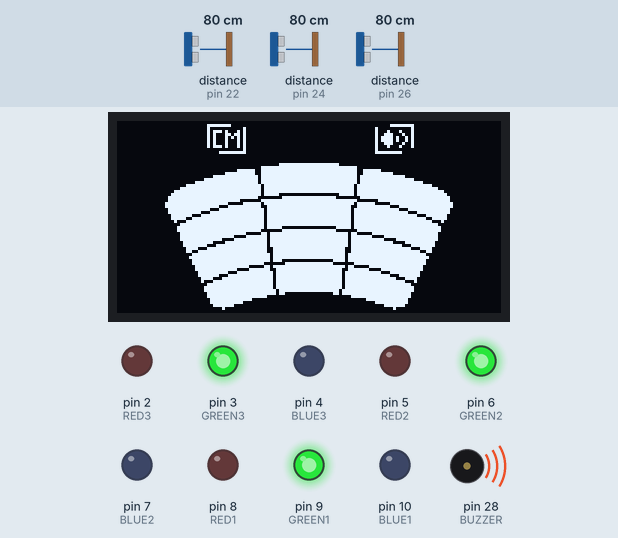
This sketch was run on a simulated Arduino Mega 2560, built with avr-gcc and run on an emulated ATmega2560. On the bench: 128×64 one-colour display, output pins drawn as LEDs (lit = HIGH), buzzer (waves = sounding, pin HIGH). Wiring (inferred from the names in the program): 3 × ultrasonic range finder: trigger pin 23, echo pin 22 / trigger pin 25, echo pin 24 / trigger pin 27, echo pin 26. Inputs (shaded band) come from the test bench; at power-on: distance to the obstacle (sensors on pin 22, pin 24, pin 26) 80 cm. The echo pulse lasts 58.3 µs per cm; pins used as bus, display or sensor lines are not drawn; what the sketch prints to the serial monitor is not drawn.

Above: at 1.6 s.
1.7 s: distance to the obstacle (sensor on pin 22) set to 44 cm
5.5 s: distance to the obstacle (sensor on pin 22) set to 37 cm
At 6.7 s:
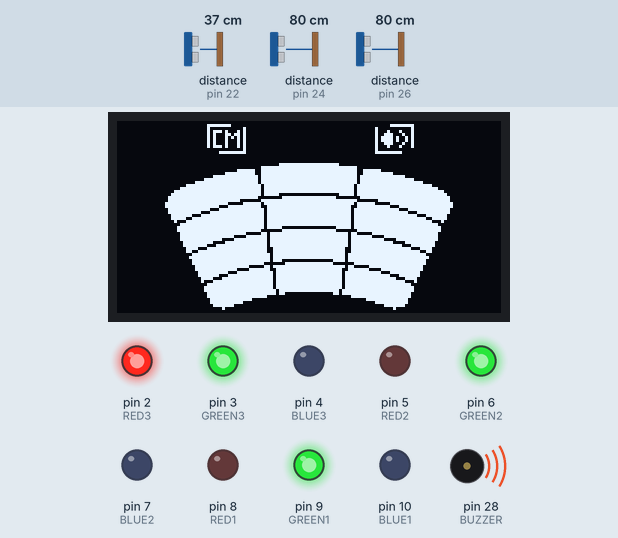
At 8.4 s:
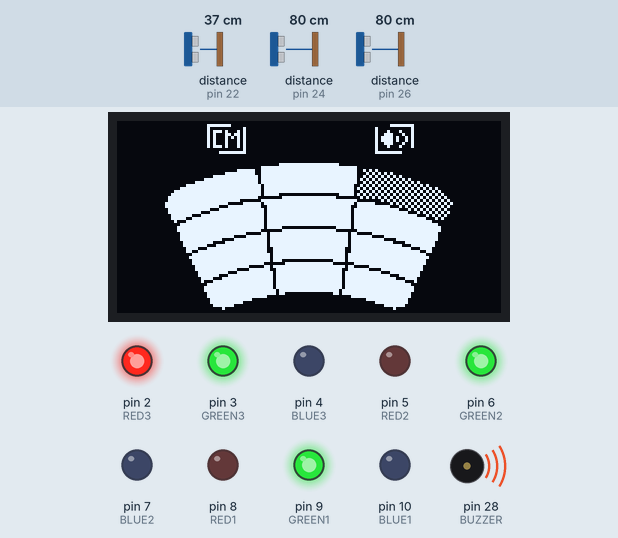
9.3 s: distance to the obstacle (sensor on pin 24) set to 45 cm
10.9 s: distance to the obstacle (sensor on pin 24) set to 36 cm
At 13.4 s:
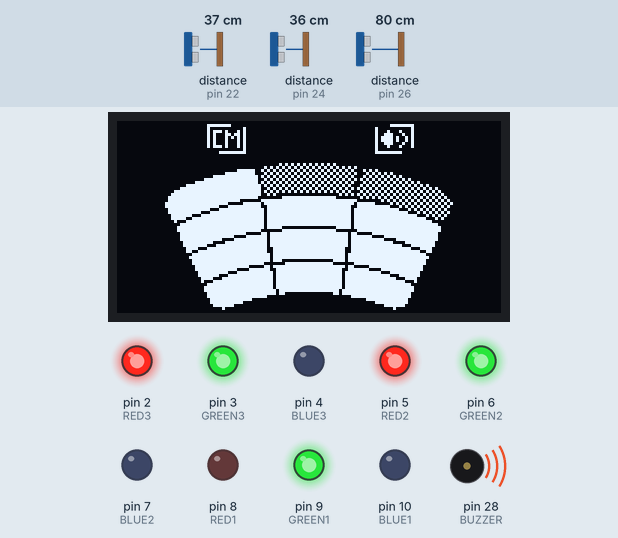
Timing chart, 0 to 15.7 s (numbered marks = the images above; inputs shaded):
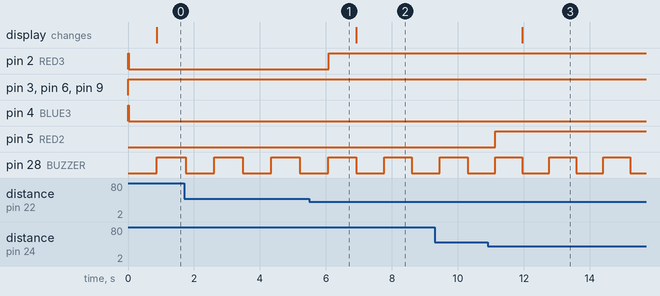

The sketch:

parkingsensorcoding.ino
```cpp
#include <U8glib.h>

U8GLIB_SSD1306_128X64 u8g(U8G_I2C_OPT_DEV_0 | U8G_I2C_OPT_NO_ACK | U8G_I2C_OPT_FAST);

// 'cm_unit', 16x12px
const unsigned char bitmap_cm_unit [] PROGMEM = {
	0x00, 0x00, 0x7f, 0x80, 0x40, 0x04, 0x5d, 0x14, 0x51, 0xb4, 0x51, 0x54, 0x51, 0x14, 0x51, 0x14,
	0x5d, 0x14, 0x00, 0x04, 0x07, 0xfc, 0x00, 0x00
};
// 'no_sound', 16x10px
const unsigned char bitmap_no_sound [] PROGMEM = {
	0x01, 0xfe, 0x20, 0x02, 0x28, 0x0a, 0x24, 0x12, 0x23, 0x62, 0x20, 0x82, 0x27, 0x72, 0x28, 0x0a,
	0x20, 0x00, 0x3f, 0xe0
};
// 'senzor_centru1_off', 32x14px
const unsigned char bitmap_senzor_centru1_off [] PROGMEM = {
	0x00, 0x00, 0x00, 0x00, 0x02, 0xaa, 0xaa, 0x80, 0x55, 0x55, 0x55, 0x55, 0xaa, 0xaa, 0xaa, 0xaa,
	0x55, 0x55, 0x55, 0x55, 0xaa, 0xaa, 0xaa, 0xaa, 0x55, 0x55, 0x55, 0x55, 0xaa, 0xaa, 0xaa, 0xaa,
	0x55, 0x55, 0x55, 0x54, 0x2a, 0xaa, 0xaa, 0xaa, 0x55, 0x55, 0x55, 0x54, 0x28, 0x00, 0x00, 0x2a,
	0x00, 0x00, 0x00, 0x00, 0x00, 0x00, 0x00, 0x00
};
// 'senzor_centru1_on', 32x14px
const unsigned char bitmap_senzor_centru1_on [] PROGMEM = {
	0x00, 0x00, 0x00, 0x00, 0x03, 0xff, 0xff, 0xc0, 0xff, 0xff, 0xff, 0xff, 0xff, 0xff, 0xff, 0xff,
	0xff, 0xff, 0xff, 0xff, 0xff, 0xff, 0xff, 0xff, 0xff, 0xff, 0xff, 0xff, 0xff, 0xff, 0xff, 0xff,
	0x7f, 0xff, 0xff, 0xfe, 0x7f, 0xff, 0xff, 0xfe, 0x7f, 0xff, 0xff, 0xfe, 0x7c, 0x00, 0x00, 0x3e,
	0x00, 0x00, 0x00, 0x00, 0x00, 0x00, 0x00, 0x00
};
// 'senzor_centru2_off', 32x15px
const unsigned char bitmap_senzor_centru2_off [] PROGMEM = {
	0x00, 0x00, 0x00, 0x00, 0x00, 0x00, 0x00, 0x00, 0x01, 0x55, 0x55, 0x00, 0xaa, 0xaa, 0xaa, 0xaa,
	0x55, 0x55, 0x55, 0x54, 0x2a, 0xaa, 0xaa, 0xa8, 0x15, 0x55, 0x55, 0x54, 0x2a, 0xaa, 0xaa, 0xa8,
	0x15, 0x55, 0x55, 0x54, 0x2a, 0xaa, 0xaa, 0xa8, 0x15, 0x55, 0x55, 0x54, 0x2a, 0xaa, 0xaa, 0xa8,
	0x14, 0x00, 0x00, 0x54, 0x00, 0x00, 0x00, 0x00, 0x00, 0x00, 0x00, 0x00
};
// 'senzor_centru2_on', 32x15px
const unsigned char bitmap_senzor_centru2_on [] PROGMEM = {
	0x00, 0x00, 0x00, 0x00, 0x00, 0x00, 0x00, 0x00, 0x01, 0xff, 0xff, 0x80, 0xff, 0xff, 0xff, 0xff,
	0x7f, 0xff, 0xff, 0xfe, 0x3f, 0xff, 0xff, 0xfc, 0x3f, 0xff, 0xff, 0xfc, 0x3f, 0xff, 0xff, 0xfc,
	0x3f, 0xff, 0xff, 0xfc, 0x3f, 0xff, 0xff, 0xfc, 0x3f, 0xff, 0xff, 0xfc, 0x3f, 0xff, 0xff, 0xfc,
	0x3e, 0x00, 0x00, 0x7c, 0x00, 0x00, 0x00, 0x00, 0x00, 0x00, 0x00, 0x00
};
// 'senzor_centru3_off', 32x13px
const unsigned char bitmap_senzor_centru3_off [] PROGMEM = {
	0x00, 0x00, 0x00, 0x00, 0x00, 0xaa, 0xaa, 0x80, 0x15, 0x55, 0x55, 0x50, 0x0a, 0xaa, 0xaa, 0xa8,
	0x15, 0x55, 0x55, 0x50, 0x0a, 0xaa, 0xaa, 0xa8, 0x15, 0x55, 0x55, 0x50, 0x0a, 0xaa, 0xaa, 0xa0,
	0x05, 0x55, 0x55, 0x50, 0x0a, 0xaa, 0xaa, 0xa0, 0x05, 0x55, 0x55, 0x50, 0x0a, 0x00, 0x00, 0xa0,
	0x00, 0x00, 0x00, 0x00
};
// 'senzor_centru3_on', 32x13px
const unsigned char bitmap_senzor_centru3_on [] PROGMEM = {
	0x00, 0x00, 0x00, 0x00, 0x01, 0xff, 0xff, 0x80, 0x1f, 0xff, 0xff, 0xf8, 0x1f, 0xff, 0xff, 0xf8,
	0x1f, 0xff, 0xff, 0xf8, 0x1f, 0xff, 0xff, 0xf8, 0x1f, 0xff, 0xff, 0xf8, 0x0f, 0xff, 0xff, 0xf0,
	0x0f, 0xff, 0xff, 0xf0, 0x0f, 0xff, 0xff, 0xf0, 0x0f, 0xff, 0xff, 0xf0, 0x0e, 0x00, 0x00, 0xf0,
	0x00, 0x00, 0x00, 0x00
};
// 'senzor_centru4_off', 32x13px
const unsigned char bitmap_senzor_centru4_off [] PROGMEM = {
	0x00, 0x00, 0x00, 0x00, 0x00, 0x2a, 0xaa, 0x80, 0x05, 0x55, 0x55, 0x50, 0x02, 0xaa, 0xaa, 0xa0,
	0x01, 0x55, 0x55, 0x50, 0x02, 0xaa, 0xaa, 0xa0, 0x01, 0x55, 0x55, 0x50, 0x02, 0xaa, 0xaa, 0xa0,
	0x01, 0x55, 0x55, 0x50, 0x02, 0xaa, 0xaa, 0xa0, 0x01, 0x55, 0x55, 0x40, 0x00, 0x80, 0x00, 0x20,
	0x00, 0x00, 0x00, 0x00
};
// 'senzor_centru4_on', 32x13px
const unsigned char bitmap_senzor_centru4_on [] PROGMEM = {
	0x00, 0x00, 0x00, 0x00, 0x00, 0x7f, 0xff, 0x80, 0x07, 0xff, 0xff, 0xf8, 0x03, 0xff, 0xff, 0xf0,
	0x03, 0xff, 0xff, 0xf0, 0x03, 0xff, 0xff, 0xf0, 0x03, 0xff, 0xff, 0xf0, 0x03, 0xff, 0xff, 0xf0,
	0x03, 0xff, 0xff, 0xf0, 0x03, 0xff, 0xff, 0xf0, 0x01, 0xff, 0xff, 0xe0, 0x01, 0x80, 0x00, 0x60,
	0x00, 0x00, 0x00, 0x00
};
// 'senzor_dreapta1_off', 32x22px
const unsigned char bitmap_senzor_dreapta1_off [] PROGMEM = {
	0x00, 0x00, 0x00, 0x00, 0x00, 0x00, 0x00, 0x00, 0x00, 0x00, 0x00, 0x00, 0x2a, 0x00, 0x00, 0x00,
	0x15, 0x50, 0x00, 0x00, 0x2a, 0xaa, 0x00, 0x00, 0x55, 0x55, 0x40, 0x00, 0x2a, 0xaa, 0xa8, 0x00,
	0x55, 0x55, 0x55, 0x00, 0xaa, 0xaa, 0xaa, 0xa0, 0x55, 0x55, 0x55, 0x50, 0xaa, 0xaa, 0xaa, 0xa8,
	0x55, 0x55, 0x55, 0x54, 0x00, 0xaa, 0xaa, 0xaa, 0x00, 0x15, 0x55, 0x55, 0x00, 0x02, 0xaa, 0xaa,
	0x00, 0x00, 0x55, 0x54, 0x00, 0x00, 0x0a, 0xaa, 0x00, 0x00, 0x01, 0x54, 0x00, 0x00, 0x00, 0x28,
	0x00, 0x00, 0x00, 0x00, 0x00, 0x00, 0x00, 0x00
};
// 'senzor_dreapta1_on', 32x22px
const unsigned char bitmap_senzor_dreapta1_on [] PROGMEM = {
	0x00, 0x00, 0x00, 0x00, 0x00, 0x00, 0x00, 0x00, 0x00, 0x00, 0x00, 0x00, 0x3f, 0x00, 0x00, 0x00,
	0x3f, 0xf0, 0x00, 0x00, 0x7f, 0xff, 0x00, 0x00, 0x7f, 0xff, 0xe0, 0x00, 0x7f, 0xff, 0xfc, 0x00,
	0xff, 0xff, 0xff, 0x80, 0xff, 0xff, 0xff, 0xe0, 0xff, 0xff, 0xff, 0xf8, 0xff, 0xff, 0xff, 0xfc,
	0x7f, 0xff, 0xff, 0xfe, 0x01, 0xff, 0xff, 0xfe, 0x00, 0x1f, 0xff, 0xff, 0x00, 0x03, 0xff, 0xff,
	0x00, 0x00, 0x7f, 0xfe, 0x00, 0x00, 0x0f, 0xfe, 0x00, 0x00, 0x01, 0xfc, 0x00, 0x00, 0x00, 0x7c,
	0x00, 0x00, 0x00, 0x08, 0x00, 0x00, 0x00, 0x00
};
// 'senzor_dreapta2_on', 32x19px
const unsigned char bitmap_senzor_dreapta2_on [] PROGMEM = {
	0x00, 0x00, 0x00, 0x00, 0x3f, 0x00, 0x00, 0x00, 0x3f, 0xf8, 0x00, 0x00, 0x7f, 0xff, 0x00, 0x00,
	0x7f, 0xff, 0xe0, 0x00, 0x7f, 0xff, 0xfc, 0x00, 0x7f, 0xff, 0xff, 0x80, 0x7f, 0xff, 0xff, 0xe0,
	0x7f, 0xff, 0xff, 0xf8, 0x7f, 0xff, 0xff, 0xfc, 0x3f, 0xff, 0xff, 0xfc, 0x01, 0xff, 0xff, 0xf8,
	0x00, 0x1f, 0xff, 0xf8, 0x00, 0x01, 0xff, 0xf8, 0x00, 0x00, 0x3f, 0xf0, 0x00, 0x00, 0x0f, 0xf0,
	0x00, 0x00, 0x01, 0xe0, 0x00, 0x00, 0x00, 0x60, 0x00, 0x00, 0x00, 0x00
};
// 'senzor_dreapta2_off', 32x19px
const unsigned char bitmap_senzor_dreapta2_off [] PROGMEM = {
	0x00, 0x00, 0x00, 0x00, 0x15, 0x00, 0x00, 0x00, 0x2a, 0xa8, 0x00, 0x00, 0x55, 0x55, 0x00, 0x00,
	0x2a, 0xaa, 0xa0, 0x00, 0x55, 0x55, 0x54, 0x00, 0x2a, 0xaa, 0xaa, 0x80, 0x55, 0x55, 0x55, 0x40,
	0x2a, 0xaa, 0xaa, 0xa8, 0x55, 0x55, 0x55, 0x54, 0x2a, 0xaa, 0xaa, 0xa8, 0x01, 0x55, 0x55, 0x50,
	0x00, 0x0a, 0xaa, 0xa8, 0x00, 0x01, 0x55, 0x50, 0x00, 0x00, 0x2a, 0xa0, 0x00, 0x00, 0x05, 0x50,
	0x00, 0x00, 0x00, 0xa0, 0x00, 0x00, 0x00, 0x40, 0x00, 0x00, 0x00, 0x00
};
// 'senzor_dreapta3_off', 32x21px
const unsigned char bitmap_senzor_dreapta3_off [] PROGMEM = {
	0x00, 0x00, 0x00, 0x00, 0x00, 0x00, 0x00, 0x00, 0x08, 0x00, 0x00, 0x00, 0x15, 0x40, 0x00, 0x00,
	0x0a, 0xa8, 0x00, 0x00, 0x15, 0x55, 0x00, 0x00, 0x0a, 0xaa, 0xa0, 0x00, 0x15, 0x55, 0x54, 0x00,
	0x0a, 0xaa, 0xaa, 0x80, 0x15, 0x55, 0x55, 0x50, 0x2a, 0xaa, 0xaa, 0xa8, 0x15, 0x55, 0x55, 0x50,
	0x0a, 0xaa, 0xaa, 0xa0, 0x00, 0x55, 0x55, 0x40, 0x00, 0x02, 0xaa, 0xa0, 0x00, 0x00, 0x55, 0x40,
	0x00, 0x00, 0x0a, 0x80, 0x00, 0x00, 0x05, 0x00, 0x00, 0x00, 0x00, 0x80, 0x00, 0x00, 0x00, 0x00,
	0x00, 0x00, 0x00, 0x00
};
// 'senzor_dreapta3_on', 32x21px
const unsigned char bitmap_senzor_dreapta3_on [] PROGMEM = {
	0x00, 0x00, 0x00, 0x00, 0x00, 0x00, 0x00, 0x00, 0x18, 0x00, 0x00, 0x00, 0x1f, 0xc0, 0x00, 0x00,
	0x1f, 0xfc, 0x00, 0x00, 0x1f, 0xff, 0x80, 0x00, 0x1f, 0xff, 0xf0, 0x00, 0x1f, 0xff, 0xfe, 0x00,
	0x1f, 0xff, 0xff, 0xc0, 0x3f, 0xff, 0xff, 0xf0, 0x3f, 0xff, 0xff, 0xf8, 0x3f, 0xff, 0xff, 0xf0,
	0x0f, 0xff, 0xff, 0xf0, 0x00, 0x7f, 0xff, 0xe0, 0x00, 0x07, 0xff, 0xe0, 0x00, 0x00, 0xff, 0xc0,
	0x00, 0x00, 0x1f, 0xc0, 0x00, 0x00, 0x07, 0x80, 0x00, 0x00, 0x00, 0x80, 0x00, 0x00, 0x00, 0x00,
	0x00, 0x00, 0x00, 0x00
};
// 'senzor_dreapta4_off', 32x16px
const unsigned char bitmap_senzor_dreapta4_off [] PROGMEM = {
	0x00, 0x00, 0x00, 0x00, 0x02, 0x00, 0x00, 0x00, 0x05, 0x50, 0x00, 0x00, 0x0a, 0xaa, 0x00, 0x00,
	0x05, 0x55, 0x40, 0x00, 0x0a, 0xaa, 0xa8, 0x00, 0x05, 0x55, 0x55, 0x00, 0x0a, 0xaa, 0xaa, 0x80,
	0x05, 0x55, 0x55, 0x40, 0x0a, 0xaa, 0xaa, 0xa0, 0x15, 0x55, 0x55, 0x40, 0x02, 0xaa, 0xaa, 0x80,
	0x00, 0x15, 0x55, 0x00, 0x00, 0x02, 0xaa, 0x80, 0x00, 0x00, 0x55, 0x00, 0x00, 0x00, 0x08, 0x00
};
// 'senzor_dreapta4_on', 32x16px
const unsigned char bitmap_senzor_dreapta4_on [] PROGMEM = {
	0x00, 0x00, 0x00, 0x00, 0x06, 0x00, 0x00, 0x00, 0x07, 0xf0, 0x00, 0x00, 0x0f, 0xff, 0x00, 0x00,
	0x0f, 0xff, 0xe0, 0x00, 0x0f, 0xff, 0xf8, 0x00, 0x0f, 0xff, 0xff, 0x00, 0x0f, 0xff, 0xff, 0xc0,
	0x0f, 0xff, 0xff, 0xe0, 0x1f, 0xff, 0xff, 0xe0, 0x1f, 0xff, 0xff, 0xc0, 0x03, 0xff, 0xff, 0xc0,
	0x00, 0x1f, 0xff, 0x80, 0x00, 0x03, 0xff, 0x80, 0x00, 0x00, 0x7f, 0x00, 0x00, 0x00, 0x08, 0x00
};
// 'senzor_stanga1_off', 32x20px
const unsigned char bitmap_senzor_stanga1_off [] PROGMEM = {
	0x00, 0x00, 0x00, 0x00, 0x00, 0x00, 0x00, 0xa8, 0x00, 0x00, 0x05, 0x54, 0x00, 0x00, 0xaa, 0xaa,
	0x00, 0x05, 0x55, 0x54, 0x00, 0x2a, 0xaa, 0xaa, 0x01, 0x55, 0x55, 0x55, 0x02, 0xaa, 0xaa, 0xaa,
	0x15, 0x55, 0x55, 0x55, 0x2a, 0xaa, 0xaa, 0xaa, 0x55, 0x55, 0x55, 0x54, 0x2a, 0xaa, 0xaa, 0x80,
	0x55, 0x55, 0x50, 0x00, 0xaa, 0xaa, 0x80, 0x00, 0x55, 0x54, 0x00, 0x00, 0x2a, 0xa0, 0x00, 0x00,
	0x15, 0x00, 0x00, 0x00, 0x2a, 0x00, 0x00, 0x00, 0x10, 0x00, 0x00, 0x00, 0x00, 0x00, 0x00, 0x00
};
// 'senzor_stanga1_on', 32x20px
const unsigned char bitmap_senzor_stanga1_on [] PROGMEM = {
	0x00, 0x00, 0x00, 0x00, 0x00, 0x00, 0x00, 0xfc, 0x00, 0x00, 0x0f, 0xfc, 0x00, 0x00, 0xff, 0xfe,
	0x00, 0x07, 0xff, 0xfe, 0x00, 0x3f, 0xff, 0xfe, 0x01, 0xff, 0xff, 0xff, 0x07, 0xff, 0xff, 0xff,
	0x1f, 0xff, 0xff, 0xff, 0x3f, 0xff, 0xff, 0xff, 0x7f, 0xff, 0xff, 0xfe, 0x7f, 0xff, 0xff, 0x80,
	0xff, 0xff, 0xf8, 0x00, 0xff, 0xff, 0xc0, 0x00, 0x7f, 0xfe, 0x00, 0x00, 0x7f, 0xf0, 0x00, 0x00,
	0x3f, 0x80, 0x00, 0x00, 0x3e, 0x00, 0x00, 0x00, 0x10, 0x00, 0x00, 0x00, 0x00, 0x00, 0x00, 0x00
};
// 'senzor_stanga2_off', 32x19px
const unsigned char bitmap_senzor_stanga2_off [] PROGMEM = {
	0x00, 0x00, 0x00, 0x00, 0x00, 0x00, 0x01, 0x50, 0x00, 0x00, 0x2a, 0xa0, 0x00, 0x01, 0x55, 0x50,
	0x00, 0x0a, 0xaa, 0xa8, 0x00, 0x55, 0x55, 0x50, 0x02, 0xaa, 0xaa, 0xa8, 0x15, 0x55, 0x55, 0x50,
	0x2a, 0xaa, 0xaa, 0xa8, 0x55, 0x55, 0x55, 0x50, 0xaa, 0xaa, 0xaa, 0xa0, 0x55, 0x55, 0x54, 0x00,
	0x2a, 0xaa, 0xa0, 0x00, 0x55, 0x54, 0x00, 0x00, 0x2a, 0xa0, 0x00, 0x00, 0x15, 0x40, 0x00, 0x00,
	0x0a, 0x00, 0x00, 0x00, 0x10, 0x00, 0x00, 0x00, 0x00, 0x00, 0x00, 0x00
};
// 'senzor_stanga2_on', 32x19px
const unsigned char bitmap_senzor_stanga2_on [] PROGMEM = {
	0x00, 0x00, 0x00, 0x00, 0x00, 0x00, 0x03, 0xf0, 0x00, 0x00, 0x7f, 0xf0, 0x00, 0x03, 0xff, 0xf8,
	0x00, 0x1f, 0xff, 0xf8, 0x00, 0xff, 0xff, 0xf8, 0x07, 0xff, 0xff, 0xf8, 0x1f, 0xff, 0xff, 0xf8,
	0x7f, 0xff, 0xff, 0xf8, 0xff, 0xff, 0xff, 0xf8, 0xff, 0xff, 0xff, 0xf0, 0x7f, 0xff, 0xfe, 0x00,
	0x7f, 0xff, 0xe0, 0x00, 0x7f, 0xfe, 0x00, 0x00, 0x3f, 0xf0, 0x00, 0x00, 0x3f, 0xc0, 0x00, 0x00,
	0x1e, 0x00, 0x00, 0x00, 0x18, 0x00, 0x00, 0x00, 0x00, 0x00, 0x00, 0x00
};
// 'senzor_stanga3_off', 32x19px
const unsigned char bitmap_senzor_stanga3_off [] PROGMEM = {
	0x00, 0x00, 0x00, 0x00, 0x00, 0x00, 0x00, 0x10, 0x00, 0x00, 0x02, 0xa0, 0x00, 0x00, 0x55, 0x50,
	0x00, 0x02, 0xaa, 0xa0, 0x00, 0x15, 0x55, 0x50, 0x00, 0xaa, 0xaa, 0xa0, 0x05, 0x55, 0x55, 0x50,
	0x0a, 0xaa, 0xaa, 0xa8, 0x15, 0x55, 0x55, 0x50, 0x0a, 0xaa, 0xaa, 0xa8, 0x15, 0x55, 0x55, 0x40,
	0x0a, 0xaa, 0xa8, 0x00, 0x05, 0x55, 0x40, 0x00, 0x02, 0xaa, 0x00, 0x00, 0x05, 0x50, 0x00, 0x00,
	0x02, 0x80, 0x00, 0x00, 0x00, 0x00, 0x00, 0x00, 0x00, 0x00, 0x00, 0x00
};
// 'senzor_stanga3_on', 32x19px
const unsigned char bitmap_senzor_stanga3_on [] PROGMEM = {
	0x00, 0x00, 0x00, 0x00, 0x00, 0x00, 0x00, 0x30, 0x00, 0x00, 0x07, 0xf0, 0x00, 0x00, 0x7f, 0xf0,
	0x00, 0x03, 0xff, 0xf0, 0x00, 0x1f, 0xff, 0xf0, 0x00, 0xff, 0xff, 0xf0, 0x07, 0xff, 0xff, 0xf0,
	0x1f, 0xff, 0xff, 0xf8, 0x3f, 0xff, 0xff, 0xf8, 0x1f, 0xff, 0xff, 0xf8, 0x1f, 0xff, 0xff, 0xe0,
	0x0f, 0xff, 0xfc, 0x00, 0x0f, 0xff, 0xc0, 0x00, 0x07, 0xfe, 0x00, 0x00, 0x07, 0xf0, 0x00, 0x00,
	0x03, 0xc0, 0x00, 0x00, 0x02, 0x00, 0x00, 0x00, 0x00, 0x00, 0x00, 0x00
};
// 'senzor_stanga4_off', 32x17px
const unsigned char bitmap_senzor_stanga4_off [] PROGMEM = {
	0x00, 0x00, 0x00, 0x00, 0x00, 0x00, 0x00, 0x00, 0x00, 0x00, 0x01, 0x00, 0x00, 0x00, 0x2a, 0x00,
	0x00, 0x05, 0x55, 0x00, 0x00, 0x2a, 0xaa, 0x80, 0x00, 0x55, 0x55, 0x00, 0x02, 0xaa, 0xaa, 0x80,
	0x15, 0x55, 0x55, 0x00, 0x2a, 0xaa, 0xaa, 0x80, 0x15, 0x55, 0x55, 0x40, 0x0a, 0xaa, 0xaa, 0x80,
	0x15, 0x55, 0x54, 0x00, 0x0a, 0xaa, 0x80, 0x00, 0x05, 0x54, 0x00, 0x00, 0x02, 0xa0, 0x00, 0x00,
	0x00, 0x00, 0x00, 0x00
};
// 'senzor_stanga4_on', 32x17px
const unsigned char bitmap_senzor_stanga4_on [] PROGMEM = {
	0x00, 0x00, 0x00, 0x00, 0x00, 0x00, 0x00, 0x00, 0x00, 0x00, 0x03, 0x00, 0x00, 0x00, 0x7f, 0x00,
	0x00, 0x07, 0xff, 0x80, 0x00, 0x3f, 0xff, 0x80, 0x00, 0xff, 0xff, 0x80, 0x07, 0xff, 0xff, 0x80,
	0x1f, 0xff, 0xff, 0x80, 0x3f, 0xff, 0xff, 0x80, 0x3f, 0xff, 0xff, 0xc0, 0x1f, 0xff, 0xff, 0xc0,
	0x1f, 0xff, 0xfe, 0x00, 0x0f, 0xff, 0xc0, 0x00, 0x0f, 0xfe, 0x00, 0x00, 0x07, 0xf0, 0x00, 0x00,
	0x00, 0x80, 0x00, 0x00
};
// 'sound', 16x11px
const unsigned char bitmap_sound [] PROGMEM = {
	0x00, 0x00, 0x03, 0xfc, 0x40, 0x04, 0x44, 0x44, 0x4e, 0x24, 0x5e, 0x94, 0x5e, 0x94, 0x4e, 0x24,
	0x44, 0x44, 0x40, 0x00, 0x7f, 0xc0
};
//define the pins of trigger and echo pins of the HC-SR04's
#define PIN_TRIG_DREAPTA 27
#define PIN_ECHO_DREAPTA 26
#define PIN_TRIG_CENTRU 25
#define PIN_ECHO_CENTRU 24
#define PIN_TRIG_STANGA 23
#define PIN_ECHO_STANGA 22
//define the number of sensors
#define NUMBER_OF_SENSORS 3

//define the buzzer
#define BUZZER 28

//define rgb leds
#define RED1 8
#define GREEN1 9
#define BLUE1 10
#define RED2 5
#define GREEN2 6
#define BLUE2 7
#define RED3 2
#define GREEN3 3
#define BLUE3 4


//grouping variables of the sensors in one structure
struct sensor_data{
  int echo_pin;
  int trig_pin;
  int distanta_cm;
};

//addding an array the size of the number of sensors
struct sensor_data sensor[NUMBER_OF_SENSORS];

int min_dist = 2; //minimum distance where the sensors are printing labels on the oled
int max_dist = 400; //maximum distance where the sensors are printing labels on the oled

//creating variables for calculating the labels printed on the oled
int dist01 = 40;
int dist02 = 30;
int dist03 = 20;
int dist04 = 10;

int buzzerState = LOW;
unsigned long currentTime = 0;
unsigned long previousBuzz = 0;
unsigned long buzzPeriod1 = 500;
unsigned long buzzPeriod2 = 200;
unsigned long buzzPeriod3 = 100;
unsigned long buzzPeriod4 = 50;


void Buzz(){
	if(currentTime - previousBuzz >= buzzPeriod1){
		previousBuzz = currentTime;
		if(buzzerState == LOW){
			buzzerState = HIGH;
		}
		else{
			buzzerState = LOW;
		}
		digitalWrite(BUZZER,buzzerState);
		Serial.println("buzz");
	}
}

void Buzz2(){
	if(currentTime - previousBuzz >= buzzPeriod2){
		previousBuzz = currentTime;
		if(buzzerState == LOW){
			buzzerState = HIGH;
		}
		else{
			buzzerState = LOW;
		}
		digitalWrite(BUZZER,buzzerState);
		Serial.println("buzz2");
	}
}

void Buzz3(){
	if(currentTime - previousBuzz >= buzzPeriod3){
		previousBuzz = currentTime;
		if(buzzerState == LOW){
			buzzerState = HIGH;
		}
		else{
			buzzerState = LOW;
		}
		digitalWrite(BUZZER,buzzerState);
		Serial.println("buzz3");
	}
}

void Buzz4(){
	if(currentTime - previousBuzz >= buzzPeriod4){
		previousBuzz = currentTime;
		if(buzzerState == LOW){
			buzzerState = HIGH;
		}
		else{
			buzzerState = LOW;
		}
		digitalWrite(BUZZER,buzzerState);
		Serial.println("buzz4");
	}
}


void setup(){
  //attributing pins to the sensors
  sensor[0].trig_pin = PIN_TRIG_DREAPTA;
	sensor[0].echo_pin = PIN_ECHO_DREAPTA;

	sensor[1].trig_pin = PIN_TRIG_CENTRU;
	sensor[1].echo_pin = PIN_ECHO_CENTRU;

	sensor[2].trig_pin = PIN_TRIG_STANGA;
	sensor[2].echo_pin = PIN_ECHO_STANGA;

  pinMode(sensor[0].trig_pin, OUTPUT);
  pinMode(sensor[0].echo_pin, INPUT);
  pinMode(sensor[1].trig_pin, OUTPUT);
  pinMode(sensor[1].echo_pin, INPUT);
  pinMode(sensor[2].trig_pin, OUTPUT);
  pinMode(sensor[2].echo_pin, INPUT);

	pinMode(BUZZER, OUTPUT);

	pinMode(RED1, OUTPUT);
	pinMode(GREEN1, OUTPUT);
	pinMode(BLUE1, OUTPUT);
	pinMode(RED2, OUTPUT);
	pinMode(GREEN2, OUTPUT);
	pinMode(BLUE2, OUTPUT);
	pinMode(RED3, OUTPUT);
	pinMode(GREEN3, OUTPUT);
	pinMode(BLUE3, OUTPUT);

  u8g.setFont(u8g_font_tpssb);
  u8g.setColorIndex(1);

  Serial.begin(115200);

}

void loop(){


	currentTime = millis();
  //starting the sensors,acquiring data and calculating the distance in centimeters
  for(int i = 0; i<NUMBER_OF_SENSORS; i++){
    digitalWrite(sensor[i].trig_pin, HIGH);
    delayMicroseconds(10);
    digitalWrite(sensor[i].trig_pin, LOW);

    sensor[i].distanta_cm = pulseIn(sensor[i].echo_pin, HIGH);
    sensor[i].distanta_cm = sensor[i].distanta_cm / 58;

  //printing the values on serial port

 		Serial.print("Sensor ");
		Serial.print(i);
		Serial.print("  ");
		Serial.println(sensor[i].distanta_cm);

    if(sensor[i].distanta_cm >= dist01){
		Buzz();
		}else if(sensor[i].distanta_cm >= dist02 && sensor[i].distanta_cm <= dist01){
		Buzz2();
		}else if(sensor[i].distanta_cm >= dist03 && sensor[i].distanta_cm <= dist02){
		Buzz3();
		}else if(sensor[i].distanta_cm >= dist04 && sensor[i].distanta_cm <= dist03){
			Buzz4();
		}else if(sensor[i].distanta_cm >= 0 && sensor[i].distanta_cm <= dist04){
			digitalWrite(BUZZER, HIGH);
		}

    if(sensor[0].distanta_cm >= dist01) {
    digitalWrite(RED1,LOW);
    digitalWrite(GREEN1,HIGH);
    digitalWrite(BLUE1,LOW);
    }else if(sensor[0].distanta_cm >= dist02 && sensor[0].distanta_cm <= dist01){
    digitalWrite(RED1,HIGH);
    digitalWrite(GREEN1,HIGH);
    digitalWrite(BLUE1,LOW);
    }else if(sensor[0].distanta_cm >= dist04 && sensor[0].distanta_cm <= dist03){
    digitalWrite(RED1,HIGH);
    digitalWrite(GREEN1,LOW);
    digitalWrite(BLUE1,LOW);
    }else if(sensor[0].distanta_cm >= 0 && sensor[0].distanta_cm <= dist04){
    digitalWrite(RED1,HIGH);
    digitalWrite(GREEN1,HIGH);
    digitalWrite(BLUE1,HIGH);
    }

    if(sensor[1].distanta_cm >= dist01) {
    digitalWrite(RED2,LOW);
    digitalWrite(GREEN2,HIGH);
    digitalWrite(BLUE2,LOW);
    }else if(sensor[1].distanta_cm >= dist02 && sensor[1].distanta_cm <= dist01){
    digitalWrite(RED2,HIGH);
    digitalWrite(GREEN2,HIGH);
    digitalWrite(BLUE2,LOW);
    }else if(sensor[1].distanta_cm >= dist04 && sensor[1].distanta_cm <= dist03){
    digitalWrite(RED2,HIGH);
    digitalWrite(GREEN2,LOW);
    digitalWrite(BLUE2,LOW);
    }else if(sensor[1].distanta_cm >= 0 && sensor[1].distanta_cm <= dist04){
    digitalWrite(RED2,HIGH);
    digitalWrite(GREEN2,HIGH);
    digitalWrite(BLUE2,HIGH);
    }
    if(sensor[2].distanta_cm >= dist01) {
    digitalWrite(RED3,LOW);
    digitalWrite(GREEN3,HIGH);
    digitalWrite(BLUE3,LOW);
    }else if(sensor[2].distanta_cm >= dist02 && sensor[2].distanta_cm <= dist01){
    digitalWrite(RED3,HIGH);
    digitalWrite(GREEN3,HIGH);
    digitalWrite(BLUE3,LOW);
    }else if(sensor[2].distanta_cm >= dist04 && sensor[2].distanta_cm <= dist03){
    digitalWrite(RED3,HIGH);
    digitalWrite(GREEN3,LOW);
    digitalWrite(BLUE3,LOW);
    }else if(sensor[2].distanta_cm >= 0 && sensor[2].distanta_cm <= dist04){
    digitalWrite(RED3,HIGH);
    digitalWrite(GREEN3,HIGH);
    digitalWrite(BLUE3,HIGH);
    }
  }

  u8g.firstPage();
  do{
  u8g.drawBitmapP(29 ,0 ,16/8 ,12 ,bitmap_cm_unit);
  u8g.drawBitmapP(85 ,0 ,16/8 ,11 ,bitmap_sound);

  u8g.drawBitmapP(16 ,15 ,32/8 ,20 ,sensor[0].distanta_cm >= dist01 ? bitmap_senzor_stanga1_on : bitmap_senzor_stanga1_off);
  u8g.drawBitmapP(20 ,26 ,32/8 ,19 ,sensor[0].distanta_cm >= dist02 ? bitmap_senzor_stanga2_on : bitmap_senzor_stanga2_off);
  u8g.drawBitmapP(22 ,36 ,32/8 ,19 ,sensor[0].distanta_cm >= dist03 ? bitmap_senzor_stanga3_on : bitmap_senzor_stanga3_off);
  u8g.drawBitmapP(27 ,46 ,32/8 ,17 ,sensor[0].distanta_cm >= dist04 ? bitmap_senzor_stanga4_on : bitmap_senzor_stanga4_off);

  u8g.drawBitmapP(48 ,13 ,32/8 ,14 ,sensor[1].distanta_cm >= dist01 ? bitmap_senzor_centru1_on : bitmap_senzor_centru1_off);
  u8g.drawBitmapP(48 ,23 ,32/8 ,15 ,sensor[1].distanta_cm >= dist02 ? bitmap_senzor_centru2_on : bitmap_senzor_centru2_off);
  u8g.drawBitmapP(48 ,35 ,32/8 ,13 ,sensor[1].distanta_cm >= dist03 ? bitmap_senzor_centru3_on : bitmap_senzor_centru3_off);
  u8g.drawBitmapP(47 ,46 ,32/8 ,13 ,sensor[1].distanta_cm >= dist04 ? bitmap_senzor_centru4_on : bitmap_senzor_centru4_off);

  u8g.drawBitmapP(80 ,13 ,32/8 ,22 ,sensor[2].distanta_cm >= dist01 ? bitmap_senzor_dreapta1_on : bitmap_senzor_dreapta1_off);
  u8g.drawBitmapP(78 ,26 ,32/8 ,19 ,sensor[2].distanta_cm >= dist02 ? bitmap_senzor_dreapta2_on : bitmap_senzor_dreapta2_off);
  u8g.drawBitmapP(75 ,35 ,32/8 ,21 ,sensor[2].distanta_cm >= dist03 ? bitmap_senzor_dreapta3_on : bitmap_senzor_dreapta3_off);
  u8g.drawBitmapP(72 ,47 ,32/8 ,16 ,sensor[2].distanta_cm >= dist04 ? bitmap_senzor_dreapta4_on : bitmap_senzor_dreapta4_off);

  }while(u8g.nextPage() );
}
```

Measured:
- the behaviour switches between 41 and 40 cm on distance to the obstacle (sensor on pin 22) (found by bisection; images 0 and 1)
- the behaviour switches between 41 and 40 cm on distance to the obstacle (sensor on pin 24) (found by bisection; images 2 and 3)
- after the input at 5.5 s, pin 2 (RED3): LOW → HIGH after 0.59 s
- after the input at 10.9 s, pin 5 (RED2): LOW → HIGH after 0.24 s; the display: changes after 1.0 s (image 3)
- by itself, pin 28 (BUZZER): alternates HIGH for 0.82 s and LOW for 0.82 s
